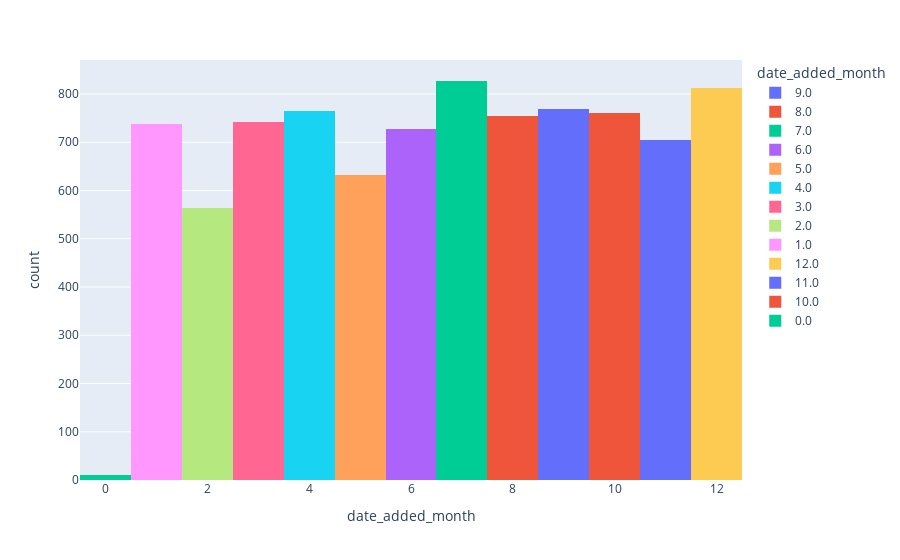

Here is the notebook cell this chart was saved with:
### Code cell
px.histogram(data_import, x='date_added_month', color='date_added_month') # Histogram of Months

### Figure 1 — Plotly figure (JSON) as saved in the notebook; plotly's stock layout.template omitted (floating-point values rounded to 4 significant figures; data arrays with more than 128 entries replaced by an {"elided": "..."} marker saying what was removed)
{"data": [{"alignmentgroup": "True", "bingroup": "x", "hovertemplate": "date_added_month=%{x}<br>count=%{y}<extra></extra>", "legendgroup": "9.0", "marker": {"color": "#636efa", "pattern": {"shape": ""}}, "name": "9.0", "offsetgroup": "9.0", "orientation": "v", "showlegend": true, "type": "histogram", "x": {"elided": "770 int values"}, "xaxis": "x", "yaxis": "y"}, {"alignmentgroup": "True", "bingroup": "x", "hovertemplate": "date_added_month=%{x}<br>count=%{y}<extra></extra>", "legendgroup": "8.0", "marker": {"color": "#EF553B", "pattern": {"shape": ""}}, "name": "8.0", "offsetgroup": "8.0", "orientation": "v", "showlegend": true, "type": "histogram", "x": {"elided": "755 int values"}, "xaxis": "x", "yaxis": "y"}, {"alignmentgroup": "True", "bingroup": "x", "hovertemplate": "date_added_month=%{x}<br>count=%{y}<extra></extra>", "legendgroup": "7.0", "marker": {"color": "#00cc96", "pattern": {"shape": ""}}, "name": "7.0", "offsetgroup": "7.0", "orientation": "v", "showlegend": true, "type": "histogram", "x": {"elided": "827 int values"}, "xaxis": "x", "yaxis": "y"}, {"alignmentgroup": "True", "bingroup": "x", "hovertemplate": "date_added_month=%{x}<br>count=%{y}<extra></extra>", "legendgroup": "6.0", "marker": {"color": "#ab63fa", "pattern": {"shape": ""}}, "name": "6.0", "offsetgroup": "6.0", "orientation": "v", "showlegend": true, "type": "histogram", "x": {"elided": "728 int values"}, "xaxis": "x", "yaxis": "y"}, {"alignmentgroup": "True", "bingroup": "x", "hovertemplate": "date_added_month=%{x}<br>count=%{y}<extra></extra>", "legendgroup": "5.0", "marker": {"color": "#FFA15A", "pattern": {"shape": ""}}, "name": "5.0", "offsetgroup": "5.0", "orientation": "v", "showlegend": true, "type": "histogram", "x": {"elided": "632 int values"}, "xaxis": "x", "yaxis": "y"}, {"alignmentgroup": "True", "bingroup": "x", "hovertemplate": "date_added_month=%{x}<br>count=%{y}<extra></extra>", "legendgroup": "4.0", "marker": {"color": "#19d3f3", "pattern": {"shape": ""}}, "name": "4.0", "offsetgroup": "4.0", "orientation": "v", "showlegend": true, "type": "histogram", "x": {"elided": "764 int values"}, "xaxis": "x", "yaxis": "y"}, {"alignmentgroup": "True", "bingroup": "x", "hovertemplate": "date_added_month=%{x}<br>count=%{y}<extra></extra>", "legendgroup": "3.0", "marker": {"color": "#FF6692", "pattern": {"shape": ""}}, "name": "3.0", "offsetgroup": "3.0", "orientation": "v", "showlegend": true, "type": "histogram", "x": {"elided": "742 int values"}, "xaxis": "x", "yaxis": "y"}, {"alignmentgroup": "True", "bingroup": "x", "hovertemplate": "date_added_month=%{x}<br>count=%{y}<extra></extra>", "legendgroup": "2.0", "marker": {"color": "#B6E880", "pattern": {"shape": ""}}, "name": "2.0", "offsetgroup": "2.0", "orientation": "v", "showlegend": true, "type": "histogram", "x": {"elided": "563 int values"}, "xaxis": "x", "yaxis": "y"}, {"alignmentgroup": "True", "bingroup": "x", "hovertemplate": "date_added_month=%{x}<br>count=%{y}<extra></extra>", "legendgroup": "1.0", "marker": {"color": "#FF97FF", "pattern": {"shape": ""}}, "name": "1.0", "offsetgroup": "1.0", "orientation": "v", "showlegend": true, "type": "histogram", "x": {"elided": "738 int values"}, "xaxis": "x", "yaxis": "y"}, {"alignmentgroup": "True", "bingroup": "x", "hovertemplate": "date_added_month=%{x}<br>count=%{y}<extra></extra>", "legendgroup": "12.0", "marker": {"color": "#FECB52", "pattern": {"shape": ""}}, "name": "12.0", "offsetgroup": "12.0", "orientation": "v", "showlegend": true, "type": "histogram", "x": {"elided": "813 int values"}, "xaxis": "x", "yaxis": "y"}, {"alignmentgroup": "True", "bingroup": "x", "hovertemplate": "date_added_month=%{x}<br>count=%{y}<extra></extra>", "legendgroup": "11.0", "marker": {"color": "#636efa", "pattern": {"shape": ""}}, "name": "11.0", "offsetgroup": "11.0", "orientation": "v", "showlegend": true, "type": "histogram", "x": {"elided": "705 int values"}, "xaxis": "x", "yaxis": "y"}, {"alignmentgroup": "True", "bingroup": "x", "hovertemplate": "date_added_month=%{x}<br>count=%{y}<extra></extra>", "legendgroup": "10.0", "marker": {"color": "#EF553B", "pattern": {"shape": ""}}, "name": "10.0", "offsetgroup": "10.0", "orientation": "v", "showlegend": true, "type": "histogram", "x": {"elided": "760 int values"}, "xaxis": "x", "yaxis": "y"}, {"alignmentgroup": "True", "bingroup": "x", "hovertemplate": "date_added_month=%{x}<br>count=%{y}<extra></extra>", "legendgroup": "0.0", "marker": {"color": "#00cc96", "pattern": {"shape": ""}}, "name": "0.0", "offsetgroup": "0.0", "orientation": "v", "showlegend": true, "type": "histogram", "x": [0, 0, 0, 0, 0, 0, 0, 0, 0, 0], "xaxis": "x", "yaxis": "y"}], "layout": {"barmode": "relative", "legend": {"title": {"text": "date_added_month"}, "tracegroupgap": 0}, "margin": {"t": 60}, "xaxis": {"anchor": "y", "categoryarray": [9, 8, 7, 6, 5, 4, 3, 2, 1, 12, 11, 10, 0], "categoryorder": "array", "domain": [0, 1], "title": {"text": "date_added_month"}}, "yaxis": {"anchor": "x", "domain": [0, 1], "title": {"text": "count"}}}}
